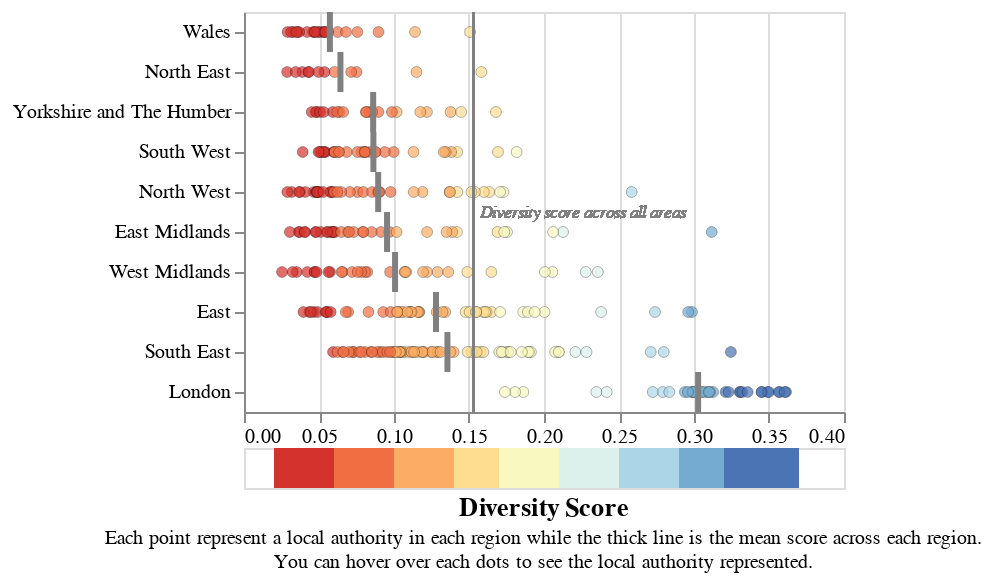

Vega-Lite specification for this chart:
### Vega-Lite specification from a JSON file in a GitHub repository (floating-point values rounded to 4 significant figures; data arrays with more than 128 entries replaced by an {"elided": "..."} marker saying what was removed)
{"config": {"view": {"continuousWidth": 300, "continuousHeight": 300}}, "vconcat": [{"layer": [{"mark": {"type": "point", "filled": true, "stroke": "Black", "strokeWidth": 0.2}, "encoding": {"color": {"field": "binned", "legend": null, "scale": {"scheme": "redyellowblue"}, "type": "nominal"}, "tooltip": {"field": "LAD21NM"}, "x": {"axis": {"title": null}, "field": "Entropy", "scale": {"domain": [0.02, 0.37]}, "type": "quantitative"}, "y": {"field": "Region", "sort": "x", "type": "nominal"}}}, {"mark": {"type": "tick", "color": "gray", "thickness": 3}, "encoding": {"x": {"aggregate": "mean", "axis": {"title": "Diversity Score"}, "field": "Entropy", "scale": {"domain": [0.02, 0.37]}, "type": "quantitative"}, "y": {"axis": {"title": null}, "field": "Region", "sort": "x", "type": "nominal"}}}, {"mark": {"type": "rule", "color": "gray", "thickness": 1}, "encoding": {"x": {"datum": 0.153}}}, {"mark": {"type": "text", "align": "left", "baseline": "middle", "color": "grey", "dx": 3, "fontSize": 9, "fontStyle": "italic"}, "encoding": {"text": {"datum": "Diversity score across all areas"}, "x": {"datum": 0.153}}}], "data": {"name": "data-cd2d6b9b93319d4b560e44395039a349"}}, {"data": {"name": "data-4a924f15548b1a8d1eac9e08ab213f6d"}, "mark": {"type": "rect"}, "encoding": {"color": {"field": "color", "legend": null, "scale": {"scheme": "redyellowblue"}, "type": "nominal"}, "x": {"axis": {"labels": false, "ticks": false, "domainOpacity": 0}, "field": "min", "scale": {"domain": [0.02, 0.37]}, "title": null, "type": "quantitative"}, "x2": {"field": "max", "title": null}}, "title": {"text": "Diversity Score", "orient": "bottom", "subtitle": ["Each point represent a local authority in each region while the thick line is the mean score across each region.", "You can hover over each dots to see the local authority represented."], "subtitleFontSize": 10}}], "resolve": {"scale": {"color": "independent", "x": "shared"}}, "spacing": -200, "$schema": "https://vega.github.io/schema/vega-lite/v5.17.0.json", "datasets": {"data-cd2d6b9b93319d4b560e44395039a349": {"elided": "331 records"}, "data-4a924f15548b1a8d1eac9e08ab213f6d": [{"min": 0.02, "max": 0.06, "color": 0}, {"min": 0.06, "max": 0.1, "color": 1}, {"min": 0.1, "max": 0.14, "color": 2}, {"min": 0.14, "max": 0.17, "color": 3}, {"min": 0.17, "max": 0.21, "color": 4}, {"min": 0.21, "max": 0.25, "color": 5}, {"min": 0.25, "max": 0.29, "color": 6}, {"min": 0.29, "max": 0.32, "color": 7}, {"min": 0.32, "max": 0.37, "color": 8}]}}
